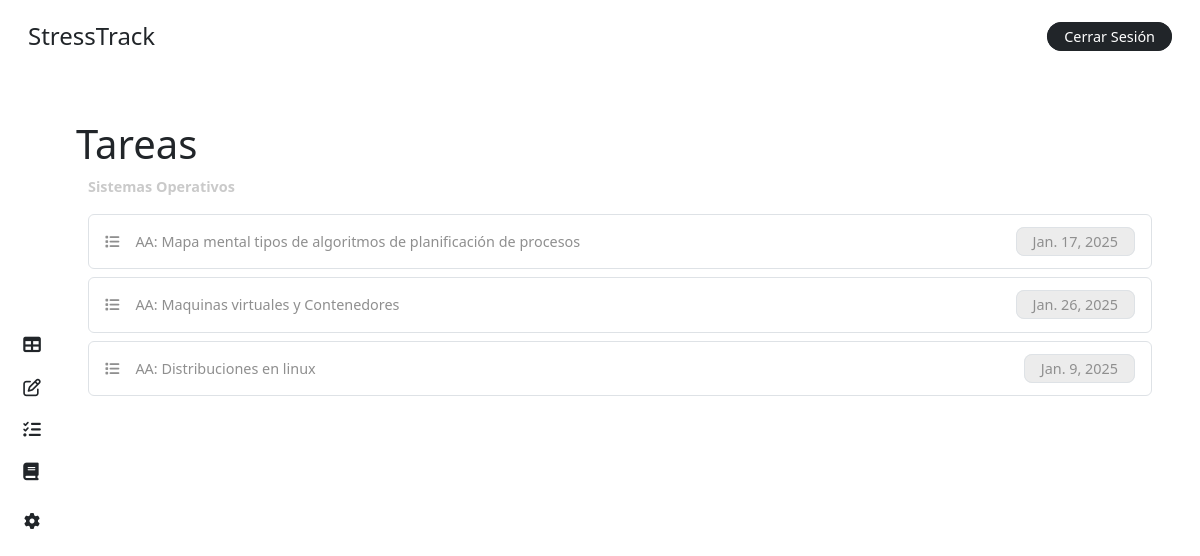
/tasks/ (signed in), run on the app's committed database.
### stress/models.py (models this page shows, shortened)
class Course(models.Model):
    name = models.CharField(max_length=100)
    teacher = models.ForeignKey('CustomUser', on_delete=models.CASCADE, related_name='teaching_courses', limit_choices_to={'role': 'teacher'})

class Task(models.Model):
    title = models.CharField(max_length=200)
    due_date = models.DateField(blank=True, null=True)
    course = models.ForeignKey(Course, on_delete=models.CASCADE, related_name='tasks')

### stress/views.py (the view, shortened to what this page needs)
# urls.py: path('tasks/', views.list_tasks, name='list-tasks'),
@login_required
def list_tasks(request):
    user = request.user
    if user.role == 'student':
        course = user.course
    else:
        course = user.teaching_courses.first()
    if course:
        tasks = course.tasks.all()
    else:
        tasks = None
    context = {
        'tasks': tasks,
        'role': user.role,
        'course': course,
    }
    return render(request, 'dashboard/task.html', context)

### stress/templates/dashboard/task.html (shortened to what this page needs)
{% extends "base/dashboard_base.html" %}
{% block content %}
{% include "elements/dashboard_sidebar.html" with role=role %}
<main class="main p-4 pe-5">
    <div class="my-4">
        <div class="row">
            <div class="col-11 p-0">
                <h1 class="m-0">Tareas</h1>
            </div>
        </div>
        <label class="text-grisillo fw-bold my-2">
            {% if course %}
                {{ course.name }}
            {% else %}
                Curso
            {% endif %}
        </label>
        {% if not tasks %}
            <div class="bg-inf p-3 rounded-2 text-gris">
                <i class="fas fa-info-circle"></i> No existen tareas asignadas por el momento.
            </div>
        {% else %}
            {% for task in tasks %}
                {% if role == 'student' %}
                    <div class="p-3 my-2 rounded-2 text-gris border border-1">
                        <div class="row">
                            <div class="col-10">
                                <i class="fa-solid fa-list me-3"></i>{{ task.title }}
                            </div>
                            <div class="col-2 text-end">
                                <div class="ms-4 bg-color-grisillo py-1 px-3 border d-inline rounded-3 fs-7">
                                    {{ task.due_date }}
                                </div>
                            </div>
                        </div>
                    </div>
                {% endif %}
            {% endfor %}
        {% endif %}
    </div>
</main>
{% endblock %}

### stress/static/css/main.css (style rules this page uses)
body { height: 100vh; margin: 0; padding: 0; display: grid; grid-template-columns: 4rem 1fr; grid-template-rows: 4.5rem 1fr; grid-template-areas: "header header" "side main"; gap: 0; background-color: white; }
.main { grid-area: main; overflow-y: auto; }
.fs-7 { font-size: .9rem; }
.text-grisillo { color: #cacaca; font-size: .9rem; }
.text-gris { color: #8f8f8f; font-size: .9rem; }
.bg-color-grisillo { background-color: #ececec; }

### data on the page
Course: name "Sistemas Operativos"
Task: title "AA: Mapa mental tipos de algoritmos de planificación de procesos", due_date "Jan. 17, 2025"
Task: title "AA: Maquinas virtuales y Contenedores", due_date "Jan. 26, 2025"
Task: title "AA: Distribuciones en linux", due_date "Jan. 9, 2025"
